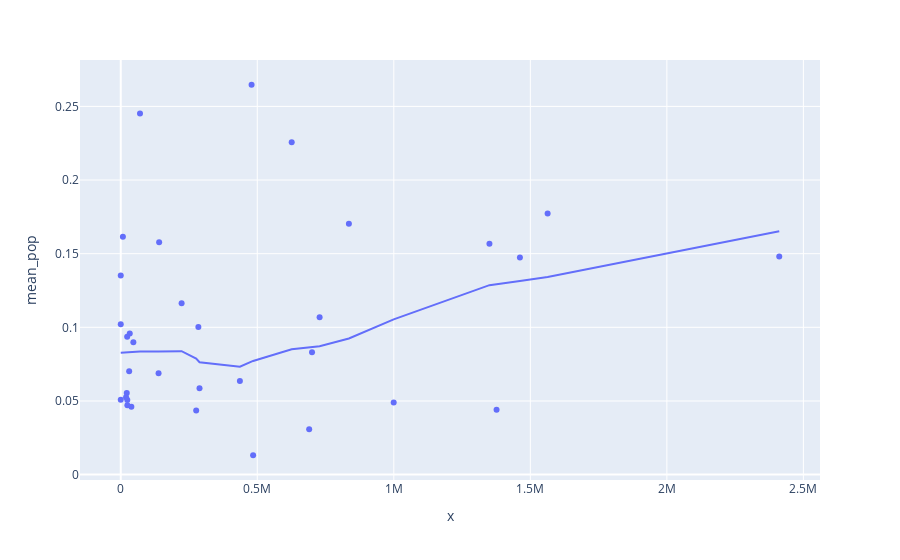

The notebook cell this image was saved under:
### Code cell
gdp_list=list(gdp['gdp'])
fig=px.scatter(meanvar_pop,x=gdp_list,y='mean_pop',hover_name='index',size_max=50,trendline='lowess')
fig

### Figure 1 — Plotly figure (JSON) as saved in the notebook; plotly's stock layout.template omitted (floating-point values rounded to 4 significant figures)
{"data": [{"hovertemplate": "<b>%{hovertext}</b><br><br>x=%{x}<br>mean_pop=%{y}<extra></extra>", "hovertext": ["Andaman and Nicobar", "Andhra Pradesh", "Arunachal Pradesh", "Assam", "Bihar", "Chandigarh", "Chhattisgarh", "Dadra and Nagar Haveli", "Daman and Diu", "Delhi", "Goa", "Haryana", "Himachal Pradesh", "Jammu and Kashmir", "Jharkhand", "Karnataka", "Kerala", "Lakshadweep", "Madhya Pradesh", "Maharashtra", "Manipur", "Meghalaya", "Mizoram", "Nagaland", "Orissa", "Puducherry", "Punjab", "Rajasthan", "Sikkim", "Tamil Nadu", "Tripura", "Uttar Pradesh", "Uttaranchal", "West Bengal"], "legendgroup": "", "marker": {"color": "#636efa", "symbol": "circle"}, "mode": "markers", "name": "", "orientation": "v", "showlegend": false, "type": "scatter", "x": [7871, 1563358, 22045, 288494, 484740, 38806, 284194, 0, 0, 690098, 70493, 626054, 140613, 138488, 276243, 1350257, 700532, 0, 728242, 2411600, 23968, 30790, 19457, 24281, 436374, 32962, 479141, 835558, 23495, 1461841, 46133, 1376324, 222836, 999585], "xaxis": "x", "y": [0.1615, 0.1774, 0.05537, 0.05864, 0.01315, 0.04611, 0.1001, 0.102, 0.1351, 0.03085, 0.2451, 0.2257, 0.1578, 0.06878, 0.04352, 0.1567, 0.0831, 0.05084, 0.1068, 0.1481, 0.05066, 0.07012, 0.05251, 0.04701, 0.06364, 0.09585, 0.2647, 0.1704, 0.09362, 0.1475, 0.08985, 0.04401, 0.1164, 0.04888], "yaxis": "y"}, {"hovertemplate": "<b>LOWESS trendline</b><br><br>x=%{x}<br>mean_pop=%{y} <b>(trend)</b><extra></extra>", "legendgroup": "", "marker": {"color": "#636efa", "symbol": "circle"}, "mode": "lines", "name": "", "showlegend": false, "type": "scatter", "x": [0, 0, 0, 7871, 19457, 22045, 23495, 23968, 24281, 30790, 32962, 38806, 46133, 70493, 138488, 140613, 222836, 276243, 284194, 288494, 436374, 479141, 484740, 626054, 690098, 700532, 728242, 835558, 999585, 1350257, 1376324, 1461841, 1563358, 2411600], "xaxis": "x", "y": [0.08274, 0.08274, 0.08274, 0.08289, 0.08309, 0.08313, 0.08315, 0.08316, 0.08317, 0.08326, 0.08329, 0.08336, 0.08345, 0.08364, 0.08362, 0.08361, 0.08383, 0.07874, 0.07719, 0.07633, 0.07321, 0.07667, 0.07718, 0.08507, 0.08617, 0.08638, 0.08722, 0.09238, 0.1054, 0.1286, 0.1294, 0.1314, 0.1341, 0.1652], "yaxis": "y"}], "layout": {"legend": {"tracegroupgap": 0}, "margin": {"t": 60}, "xaxis": {"anchor": "y", "domain": [0, 1], "title": {"text": "x"}}, "yaxis": {"anchor": "x", "domain": [0, 1], "title": {"text": "mean_pop"}}}}
